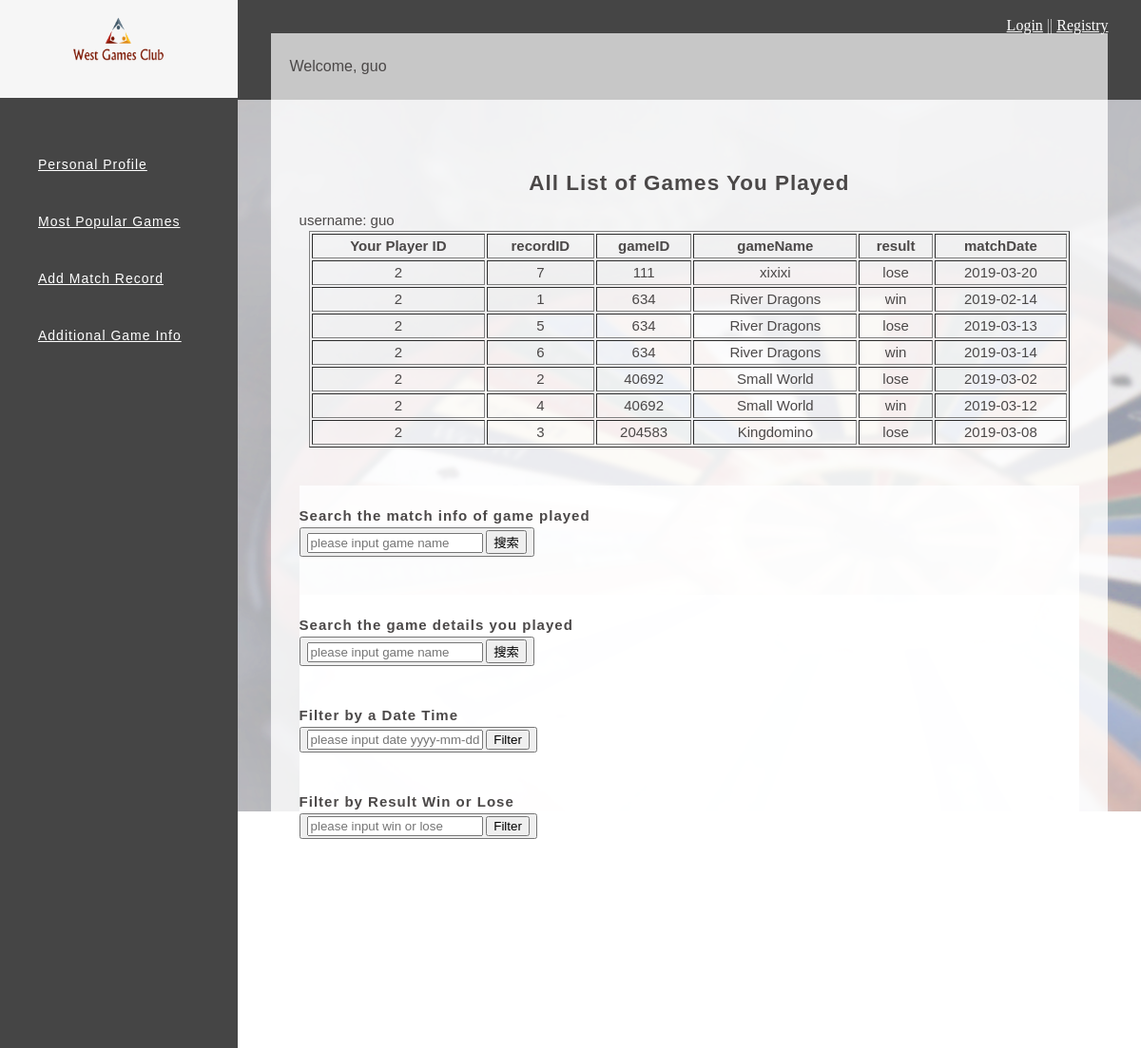
Page /WestGame/php/index.php (signed in) on the committed database.
### tables this page shows
CREATE TABLE `Members` (
  `playerID` int(11) NOT NULL,
  `username` text NOT NULL,
  `password` text NOT NULL,
  `email` varchar(40) NOT NULL,
  `firstname` text NOT NULL,
  `lastname` text NOT NULL,
  `permission` tinyint(1) NOT NULL
);

CREATE TABLE `Matches` (
  `recordID` int(11) NOT NULL,
  `gameID` int(11) NOT NULL,
  `winner` text NOT NULL
);

CREATE TABLE `Game` (
  `gameID` int(10) NOT NULL,
  `gameName` varchar(60) NOT NULL,
  `yearPublished` int(11) NOT NULL,
  `numPlays` int(11) NOT NULL,
  `minPlayers` int(11) NOT NULL,
  `maxPlayers` int(11) NOT NULL
);

CREATE TABLE `Records` (
  `recordID` int(11) NOT NULL,
  `playerID` int(11) NOT NULL,
  `matchDate` date NOT NULL,
  `numPlayers` int(11) NOT NULL,
  `result` text NOT NULL
);

### WestGame/php/index.php (the view, shortened to what this page needs)
<?php
$username = $_SESSION['username'];
    ?>
<!DOCTYPE html>
<html lang="en">
<head>
    <link rel="stylesheet" type="text/css" href="../css/index.css">
</head>
<body>
<header>
    <div class="logo">
        <a href="index.php"><img src="../images/logo.png" height="80" width="100" /></a>
    </div>
    <nav>
        <ul>
            <li><a href="index.php">Personal Profile</a></li>
            <li><a href="user_mostPopularGame.php">Most Popular Games</a></li>
            <li><a href="user_addMatch.php">Add Match Record</a></li>
            <li><a href="load_API_gameInfo.php">Additional Game Info</a></li>
        </ul>
    </nav>
</header>
<section class="main clearfix">
    <section class="top">
        <div class="wrapper content_header clearfix">
            <p class="logincs"><a href="../html/login.html">Login</a> || <a href="../html/registry.html">Registry</a></p>
            <p class="title">Welcome, <?php echo" ".$username;?></p>
        </div>
    </section>
    <section class="wrapper">
        <div class="content">
            <H2><center>All List of Games You Played</center></H2>
            <table id="showinfo" width="800" border="1">
                <tr>
                    <th>Your Player ID</th>
                    <th>recordID</th>
                    <th>gameID</th>
                    <th>gameName</th>
                    <th>result</th>
                    <th>matchDate</th
                </tr>
                <?php
                require_once('../php/connect.php');
                $sql = $pdo->query("select Members.playerID,Matches.recordID,Game.gameID,Game.gameName,Records.result,Records.matchDate
                                              from Members,Matches,Game,Records
                                              where Matches.recordID = Records.recordID AND Matches.gameID = Game.gameID
                                              AND Members.playerID = Records.playerID AND Members.username = '$username';");
                foreach ($sql as $row) {
                    echo "<tr>";
                    echo "<td>{$row['playerID']}</td>";
                    echo "<td>{$row['recordID']}</td>";
                    echo "<td>{$row['gameID']}</td>";
                    echo "<td>{$row['gameName']}</td>";
                    echo "<td>{$row['result']}</td>";
                    echo "<td>{$row['matchDate']}</td>";
                }
                ?>
            </table>
            <div id="addstu">
                <h4>Search the match info of game played </h4>
                <form name="search" method="post" action="">
                    <button type="button">
                        <input type="text" name="gameName" placeholder="please input game name"/>
                        <input type="submit" name="searchbtn" VALUE="搜索">
                    </button>
                </form>
                <div id="addstu">
                    <h4>Search the game details you played</h4>
                    <form name="search" method="post" action="">
                        <button type="button">
                            <input type="text" name="gameName" placeholder="please input game name"/>
                            <input type="submit" name="searchgame" VALUE="搜索">
                        </button>
                    </form>
                    <form id ='filter' name="search" method="post" action="">
                        <h4>Filter by a Date Time</h4>
                        <button type="button">
                            <input type="text" name="inputText" placeholder="please input date yyyy-mm-dd"/>
                            <input type="submit" name="SubmitButton" value="Filter"/>
                        </button>
                    </form>
                    <form id ='filter' name="search" method="post" action="">
                        <h4>Filter by Result Win or Lose</h4>
                        <button type="button">
                            <input type="text" name="inputwin" placeholder="please input win or lose"/>
                            <input type="submit" name="SubBtn" value="Filter"/>
                        </button>
                    </form>
                </div>
            </div>
        </div>
    </section>
</section>
</body>
</html>

### WestGame/css/index.css (style rules this page uses)
html, body, div, span iframe, h1, h2, h3, h4, h5, h6, p, img, ol, ul, li, label, header, hgroup, menu, nav, section { margin:0; padding:0; border:0; outline:0; font-size:100%; vertical-align:baseline; background:transparent; }
body { line-height:1; background: #fff; }
img { max-width: 100%; }
.wrapper { width: 92.72727272727273%; margin: 0 auto; }
header ul.social li a, .main .work a .caption, header nav ul li a { transition:all .1s linear; -webkit-transition:all .1s linear; -moz-transition:all .1s linear; -o-transition:all .1s linear; }
h1, h2, h3, h4, h5 ,h6 { color: #4b4848; font-family: Arial; letter-spacing: 1px; }
h2 { font-size: 1.5em; margin: .75em 0 }
h1, h2, h3, h4, h5, h6 { font-weight: bolder }
.clearfix:before, .clearfix:after { content: " "; display: table; }
.clearfix:after { clear: both; }
.clearfix { *zoom: 1; }
@media (min-width:1099px) { header { display: block; position: fixed; top: 0; left: 0; width: 250px; min-height: 100%; padding: 0 0 0 0px; background: #ffffff; float: left; overflow: hidden; z-index: 9999; background:#454545; } }
@media (min-width:1099px) { header .logo { padding-bottom: 20px; text-align:center; background-color: rgba(255, 255, 255, 0.95); } }
@media (min-width:1099px) { header nav ul { display: block; overflow: hidden; margin-top: 40px; list-style: none; } }
@media (min-width:1099px) { header nav ul li { display: block; margin-bottom: 0px; } }
@media (min-width:1099px) { header nav ul li a { color: #ffffff; font-family: arial; font-size: 14px; text-decoration: none; letter-spacing: 1px; line-height: 60px; padding-right: 40px; padding-left: 40px; } }
.main { display: flex; min-height: 100vh; flex-direction: column; width: 100%; height: 100%; padding-left: 250px; -moz-box-sizing: border-box; -webkit-box-sizing: border-box; box-sizing: border-box; position: relative; z-index: 55; background: #f6f6f6; clear: both; background: url('../images/londonwood.png') no-repeat; background-attachment: fixed; }
.top { width: 100%; height: 105px; overflow: hidden; display: block; position: relative; background: #454545; background-size: cover; -webkit-background-size: cover; -moz-background-size: cover; -o-background-size: cover; background-position: 50% 50%; }
.top .title { display: block; width: 100%; color: #4b4848; font-family: Arial; font-size: 16px; background: rgba(255, 255, 255, .7); padding: 20px; line-height: 30px; margin: 0!important; overflow: hidden; -webkit-box-sizing: border-box; -moz-box-sizing: border-box; -ms-box-sizing: border-box; box-sizing: border-box; }
.logincs { text-align:right; color:rgba(255, 255, 255, .7); }
a:link { color:#fff; text-decoration:underline; }
.content_header { position: absolute; bottom: 0; margin: 0 auto; left: 50%; margin-left: -46.36363636363637%; }
.content { flex: 1; color: #4b4848; font-family: Arial; font-size: 15px; line-height: 22px; padding: 60px 30px; background: rgba(255, 255, 255, .8);; -webkit-box-sizing: border-box; -moz-box-sizing: border-box; -ms-box-sizing: border-box; box-sizing: border-box; }
#addstu { margin: 0 auto; margin-top: 40px; margin-bottom: 40px; padding-bottom: 40px; padding-top: 20px; line-height: 24px; font-size: 15px; background: rgba(255, 255, 255, .8); }
#filter { margin: 0 auto; padding-top: 40px; }
#showinfo { margin: 0 auto; text-align: center; }

### rows in the picture
members: playerID "2", matches.recordID "7", game.gameID "111", game.gameName "xixixi", records.result "lose", records.matchDate "2019-03-20", matches.recordID "1", game.gameID "634", game.gameName "River Dragons", records.result "win", records.matchDate "2019-02-14", matches.recordID "5", records.matchDate "2019-03-13", matches.recordID "6", records.matchDate "2019-03-14", matches.recordID "2", game.gameID "40692", game.gameName "Small World", records.matchDate "2019-03-02", matches.recordID "4", records.matchDate "2019-03-12", matches.recordID "3", game.gameID "204583", game.gameName "Kingdomino", records.matchDate "2019-03-08"

### other values in the picture
$username "guo"
